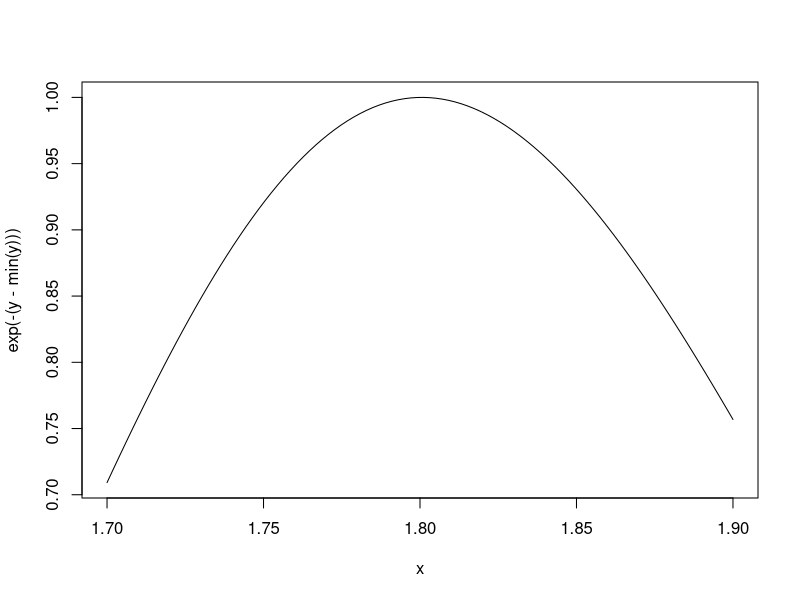
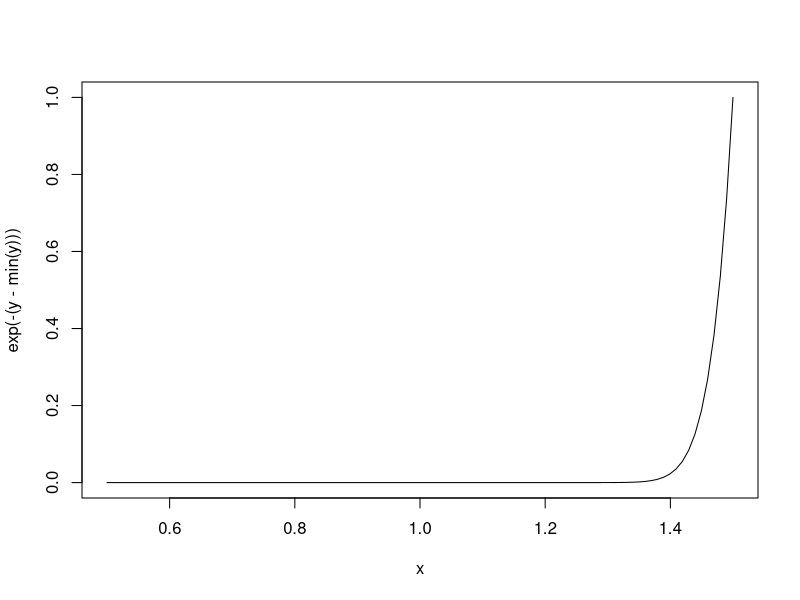

These charts were generated, in order, by the following R code:
# some optimization functions in R: optim, nlm, optimize

# they minimize functions, for maximizing we need to use negative log-likelihood

make.NegLogLik <- function(data, fixed = c(FALSE, FALSE)) {
  params <- fixed
  function(p) {
    params[!fixed] <- p
    mu <- params[1]
    sigma <- params[2]
    a <- -0.5*length(data)*log(2*pi*sigma^2)
    b <- -0.5*sum((data-mu)^2 / (sigma^2))
    -(a + b)
  }
}

set.seed(1); normals <- rnorm(100, 1, 2)
nLL <- make.NegLogLik(normals)
nLL
# Notice <environment: 0x11ca41468> - location in memory where env. is stored
ls(environment(nLL))

# Estimating parameters
optim(c(mu = 0, sigma = 1), nLL)$par

# Fixing sigma = 2
nLL <- make.NegLogLik(normals, c(FALSE,2))
optimize(nLL, c(-1, 3))$minimum

# Fixing mi = 2
nLL <- make.NegLogLik(normals, c(1, FALSE))
optimize(nLL, c(1e-6, 10))$mininum

# Plotting the Likelihood
nLL <- make.NegLogLik(normals, c(1, FALSE))
x <- seq(1.7, 1.9, len = 100)
y <- sapply(x, nLL)
plot(x, exp(-(y - min(y))), type = "l")

nLL <- make.NegLogLik(normals, c(1, FALSE))
x <- seq(0.5, 1.5, len = 100)
y <- sapply(x, nLL)
plot(x, exp(-(y - min(y))), type = "l")
